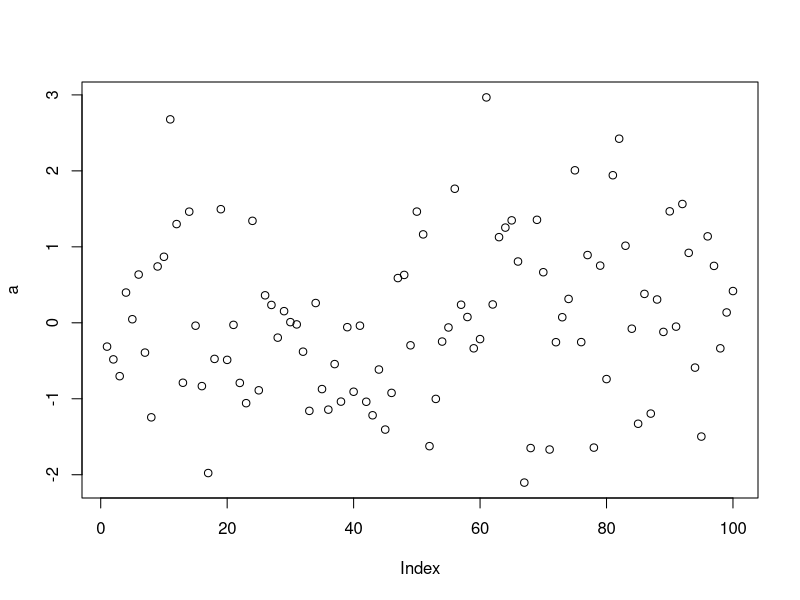
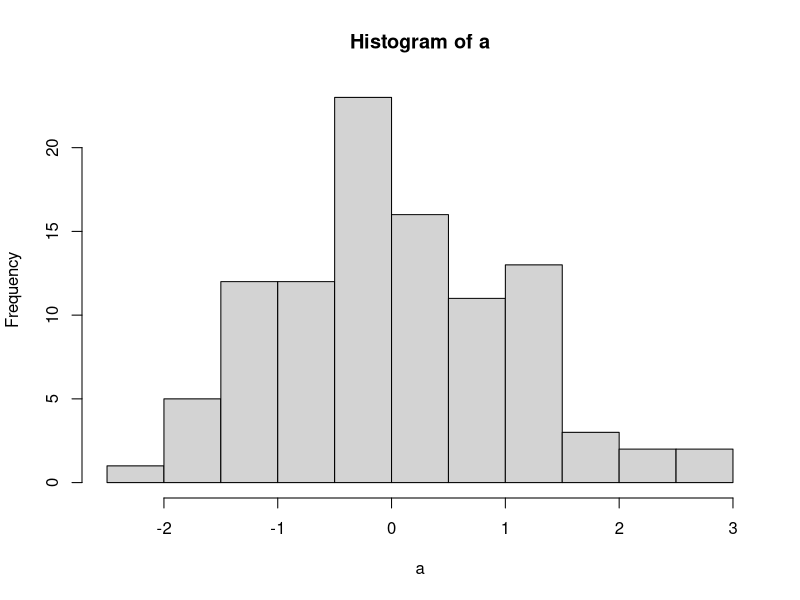

The R source for these figures, in order:
## ---- chunk 1
a<-rnorm(100)
b<-plot(a)

## ---- chunk 2
#| echo: false
c<-hist(a)
